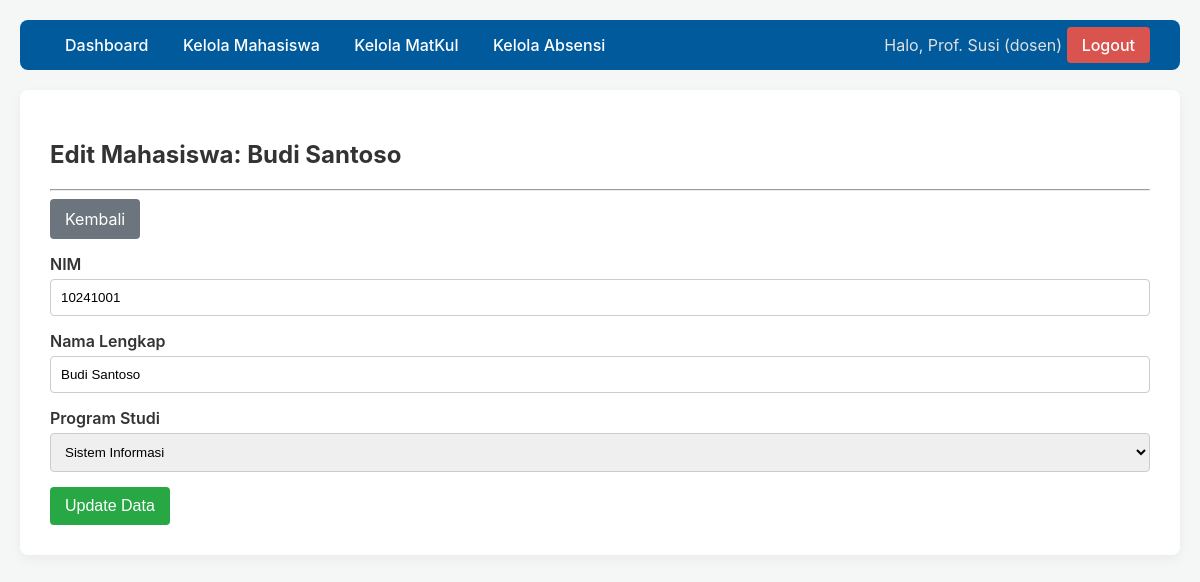
The page /dosen/edit_mahasiswa.php?id=1 (signed in) on the database its author committed.
### tables this page shows
CREATE TABLE dosen (
    id_dosen INT AUTO_INCREMENT PRIMARY KEY,
    nip VARCHAR(20) NOT NULL UNIQUE,
    nama_dosen VARCHAR(100) NOT NULL
);

CREATE TABLE mahasiswa (
    id_mahasiswa INT AUTO_INCREMENT PRIMARY KEY,
    nim VARCHAR(20) NOT NULL UNIQUE,
    nama_lengkap VARCHAR(100) NOT NULL,
    id_prodi INT,
    FOREIGN KEY (id_prodi) REFERENCES program_studi(id_prodi) ON DELETE SET NULL
);

CREATE TABLE program_studi (
    id_prodi INT AUTO_INCREMENT PRIMARY KEY,
    nama_prodi VARCHAR(100) NOT NULL UNIQUE
);

### dosen/edit_mahasiswa.php (the view, shortened to what this page needs)
<?php
require __DIR__ . '/../templates/header.php';
$id_mahasiswa = $_GET['id'];
$prodi_list = $pdo->query("SELECT * FROM program_studi ORDER BY nama_prodi")->fetchAll();
$mhs = null;
if ($_SERVER["REQUEST_METHOD"] == "POST") {
    $nim = $_POST['nim'];
    $nama_lengkap = $_POST['nama_lengkap'];
    $id_prodi = $_POST['id_prodi'];
    if (empty($nim) || empty($nama_lengkap) || empty($id_prodi)) {
        $error = 'Semua field wajib diisi.';
        $stmt = $pdo->prepare("SELECT * FROM mahasiswa WHERE id_mahasiswa = ?");
        $stmt->execute([$id_mahasiswa]);
        $mhs = $stmt->fetch();
    } else {
        try {
            $stmt = $pdo->prepare("UPDATE mahasiswa SET nim = ?, nama_lengkap = ?, id_prodi = ? WHERE id_mahasiswa = ?");
            $stmt->execute([$nim, $nama_lengkap, $id_prodi, $id_mahasiswa]);
            header("Location: kelola_mahasiswa.php?status=success");
            exit;
        } catch (PDOException $e) {
            if ($e->getCode() == 23000 || $e->getCode() == 1062) {
                $error = 'NIM sudah terdaftar. Silakan gunakan NIM lain.';
            } else {
                $error = 'Database error: ' . $e->getMessage();
            }
            $mhs = $_POST;
            $mhs['id_mahasiswa'] = $id_mahasiswa;
        }
    }
} else {
    $stmt = $pdo->prepare("SELECT * FROM mahasiswa WHERE id_mahasiswa = ?");
    $stmt->execute([$id_mahasiswa]);
    $mhs = $stmt->fetch();
}
?>
<h2>Edit Mahasiswa: <?= htmlspecialchars($mhs['nama_lengkap'] ?? '') ?></h2>
<hr>
<a href="kelola_mahasiswa.php" class="btn btn-secondary">Kembali</a>
<form action="edit_mahasiswa.php?id=<?= $id_mahasiswa ?>" method="POST" style="margin-top: 15px;">
    <div class="form-group">
        <label for="nim">NIM</label>
        <input type="text" id="nim" name="nim" required value="<?= htmlspecialchars($mhs['nim'] ?? '') ?>">
    </div>
    <div class="form-group">
        <label for="nama_lengkap">Nama Lengkap</label>
        <input type="text" id="nama_lengkap" name="nama_lengkap" required value="<?= htmlspecialchars($mhs['nama_lengkap'] ?? '') ?>">
    </div>
    <div class="form-group">
        <label for="id_prodi">Program Studi</label>
        <select id="id_prodi" name="id_prodi" required>
            <?php foreach ($prodi_list as $prodi): ?>
                <option value="<?= $prodi['id_prodi'] ?>"
                    <?php if (isset($mhs['id_prodi']) && $mhs['id_prodi'] == $prodi['id_prodi']) echo 'selected'; ?>
                >
                    <?= htmlspecialchars($prodi['nama_prodi']) ?>
                </option>
            <?php endforeach; ?>
        </select>
    </div>
    <button type="submit" class="btn btn-success">Update Data</button>
</form>
<?php require __DIR__ . '/../templates/footer.php'; ?>

### templates/header.php (shortened to what this page needs)
<?php
require_once __DIR__ . '/../config/database.php';
$current_user = null;
$current_role = null;
if (isset($_SESSION['id_user'])) {
    $current_role = $_SESSION['role'];
    if ($current_role == 'dosen') {
        $stmt = $pdo->prepare("SELECT d.* FROM users u JOIN dosen d ON u.id_dosen = d.id_dosen WHERE u.id_user = ?");
        $stmt->execute([$_SESSION['id_user']]);
        $current_user = $stmt->fetch();
        $current_user['display_name'] = $current_user['nama_dosen'];
    }
}
?>
<!DOCTYPE html>
<html lang="id">
<head>
    <link rel="stylesheet" href="../assets/style.css">
</head>
<body>
<nav>
    <div>
        <?php if ($current_role == 'dosen'): ?>
            <a href="../dosen/index.php">Dashboard</a>
            <a href="../dosen/kelola_mahasiswa.php">Kelola Mahasiswa</a>
            <a href="../dosen/kelola_mk.php">Kelola MatKul</a>
            <a href="../dosen/kelola_absensi.php">Kelola Absensi</a>
        <?php elseif ($current_role == 'mahasiswa'): ?>
            <a href="../mahasiswa/index.php">Dashboard</a>
            <a href="../mahasiswa/isi_absensi.php">Isi Absensi</a>
            <a href="../mahasiswa/riwayat.php">Riwayat Absensi</a>
        <?php else: ?>
            <a href="../auth/login.php">Login</a>
        <?php endif; ?>
    </div>
    <div>
        <?php if ($current_user): ?>
            <span class="user-info">Halo, <?= htmlspecialchars($current_user['display_name']) ?> (<?= $current_role ?>)</span>
            <a href="../auth/logout.php" class="logout">Logout</a>
        <?php endif; ?>
    </div>
</nav>
<div class="container">

### assets/style.css (style rules this page uses)
body { font-family: -apple-system, BlinkMacSystemFont, "Segoe UI", Roboto, Helvetica, Arial, sans-serif; background-color: #f4f7f6; margin: 0; padding: 20px; color: #333; }
nav { background-color: #005a9c; padding: 15px 30px; border-radius: 8px; margin-bottom: 20px; display: flex; justify-content: space-between; align-items: center; }
nav a { color: white; text-decoration: none; padding: 8px 15px; border-radius: 4px; font-weight: 500; }
nav .user-info { color: #e0e0e0; }
nav .logout { background-color: #d9534f; }
.container { background-color: #ffffff; padding: 30px; border-radius: 8px; box-shadow: 0 4px 12px rgba(0, 0, 0, 0.05); }
.form-group { margin-bottom: 15px; }
.form-group label { display: block; margin-bottom: 5px; font-weight: 600; }
.form-group input, .form-group select { width: 100%; padding: 10px; border: 1px solid #ccc; border-radius: 4px; box-sizing: border-box; }
.btn { background-color: #007bff; color: white; padding: 10px 15px; border: none; border-radius: 4px; cursor: pointer; font-size: 16px; text-decoration: none; display: inline-block; }
.btn-success { background-color: #28a745; }
.btn-secondary { background-color: #6c757d; }

### rows shown on the page
dosen: nama_dosen "Prof. Susi"
mahasiswa: nama_lengkap "Budi Santoso", nim "10241001", id_prodi "Sistem Informasi"

### other values the page prints
$current_role "dosen"
